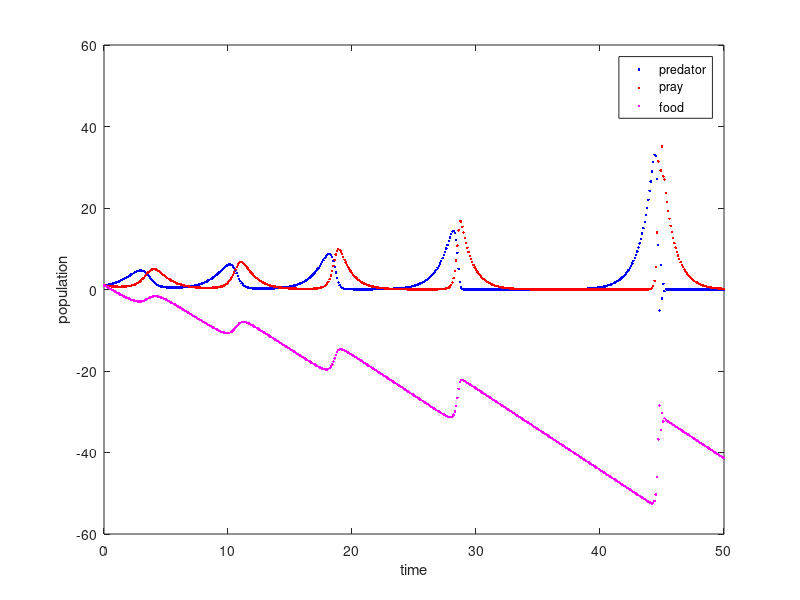

Source code (MATLAB):
clear all


%const
a1 = 1.0; %alpha 1
a2 = 1.0; %alpha 2
b1 = 0.5; %beta 1
b2 = 0.5; %beta 2
h = 0.1; %step size
t = 0:h:50; %time
n = length(t);
x1 = zeros(1, n); %prey
x2 = zeros(1, n); %predator
x3 = zeros(1, n); %food
x_w_st1 = zeros(1,n); %x with star
T1 = 1;
T2 = 1;
x1(1) = 1;
x2(1) = 1;
x3(1) = 1;
x_w_st1(1) = 1;


%euler's method
for i = 1:length(t) - h
    f1 = a1 * x1(i) - b1 * x1(i) * x2(i);
    f2 = -a2 * x2(i) + b2 * x1(i) * x2(i);
    f3 = 0;
    phi = -((x1(i) - x_w_st1(i)) / (T2 * x1(i))) + b1 * x2(i); %phi(x1, x2)
    dphi = - ((x_w_st1(i)) / (T2 * x1(i)^2)) * f1 + b1 * f2; % dphi(x1,x2)/dt
    psi = a1 - phi; %psi^(I)
    U(i) = -(psi/T1) + dphi; 
    x1(i+1) = x1(i) + h*f1;
    x2(i+1) = x2(i) + h*f2;
    x3(i+1) = x3(i) + h*(f3 + U(i));
end


%plot
plot(t,x1,'b.', t,x2, 'r.', t,x3, 'm.'); hold on
hold off
legend('predator', 'pray', 'food')
xlabel('time');
ylabel('population');


